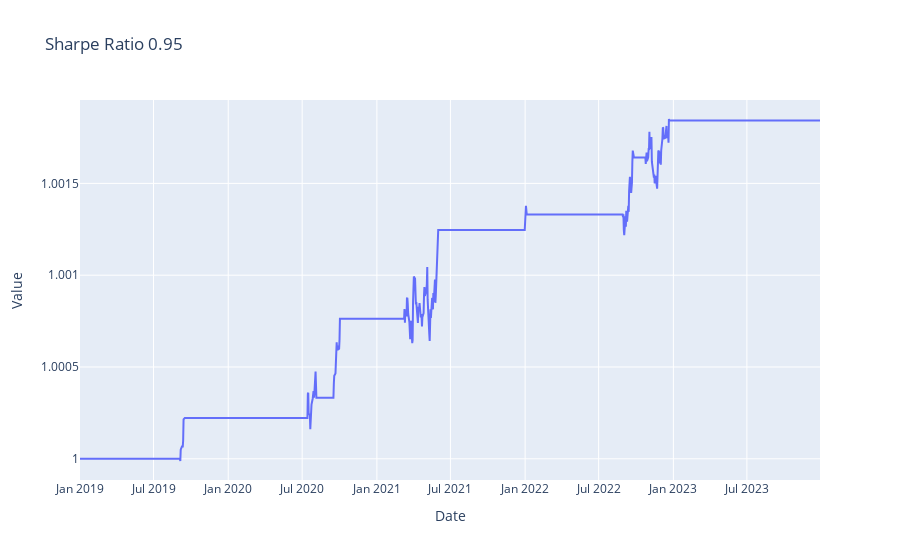

Source (notebook cell):
### Code cell
bt = Backtester( Trading(train,test),  ThresholdTradingPolicy(enter_long = 99.95, exit_long=99.99, enter_short = 100.05, exit_short = 100.025))
bt.summary()

### Figure 1 — Plotly figure (JSON) as saved in the notebook; plotly's stock layout.template omitted (floating-point values rounded to 4 significant figures; data arrays with more than 128 entries replaced by an {"elided": "..."} marker saying what was removed)
{"data": [{"mode": "lines", "type": "scatter", "x": {"elided": "1303 str values"}, "y": {"elided": "1303 float values"}}], "layout": {"title": {"text": "Sharpe Ratio 0.95"}, "xaxis": {"title": {"text": "Date"}}, "yaxis": {"title": {"text": "Value"}}}}
